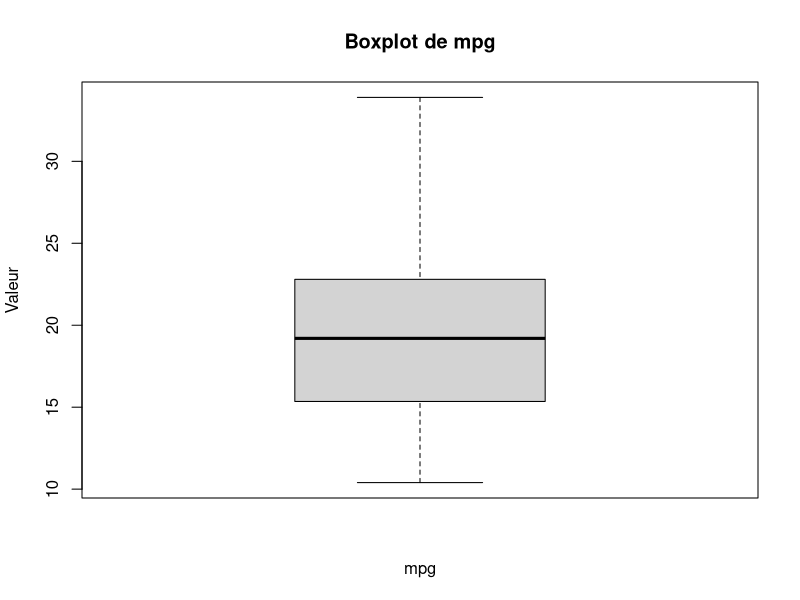
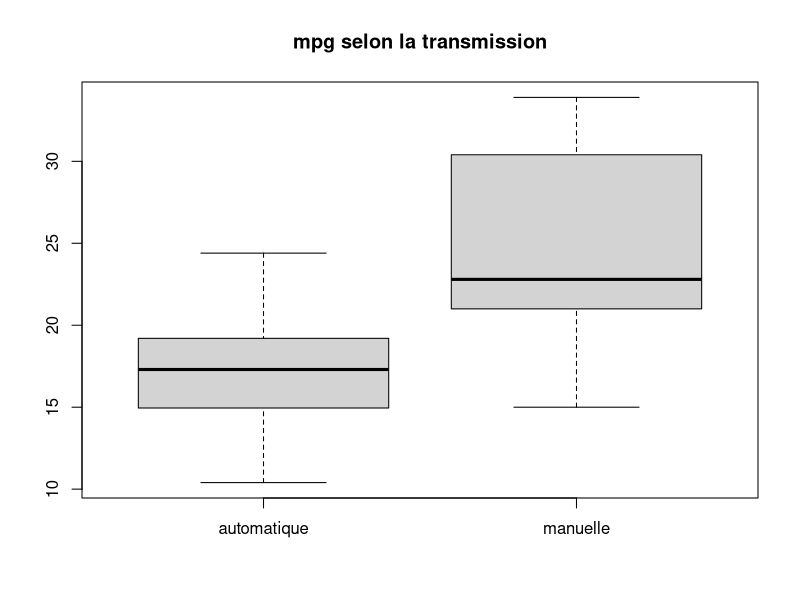
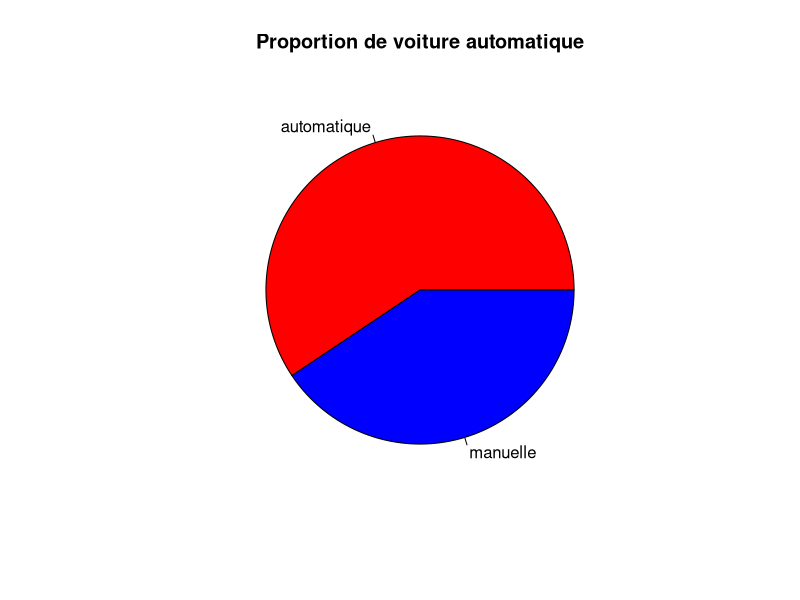
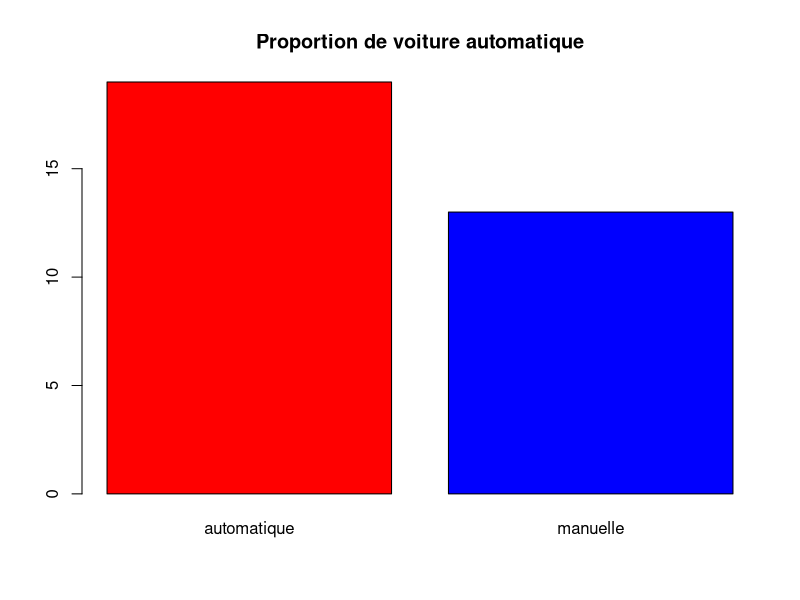
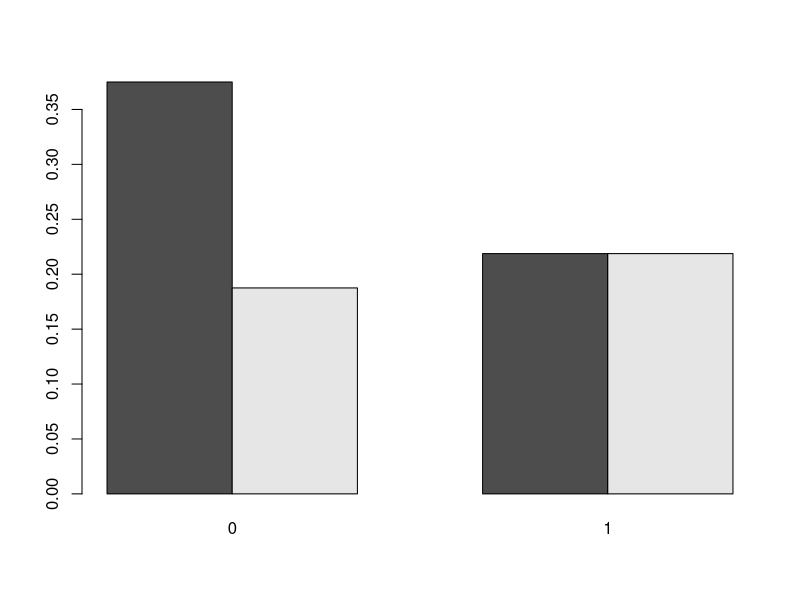
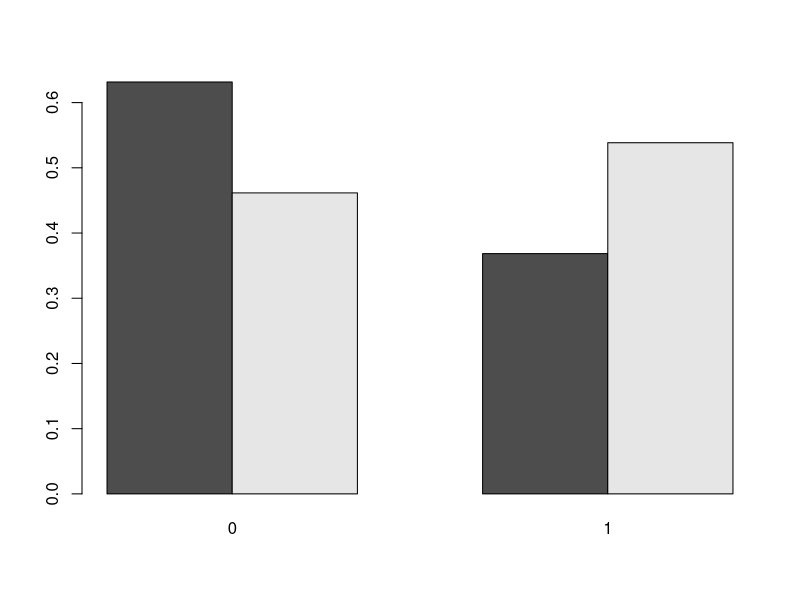
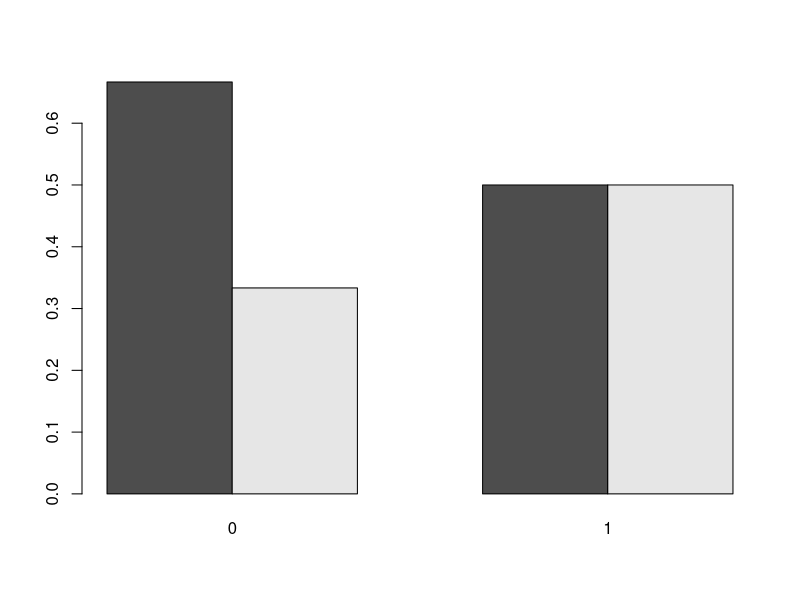
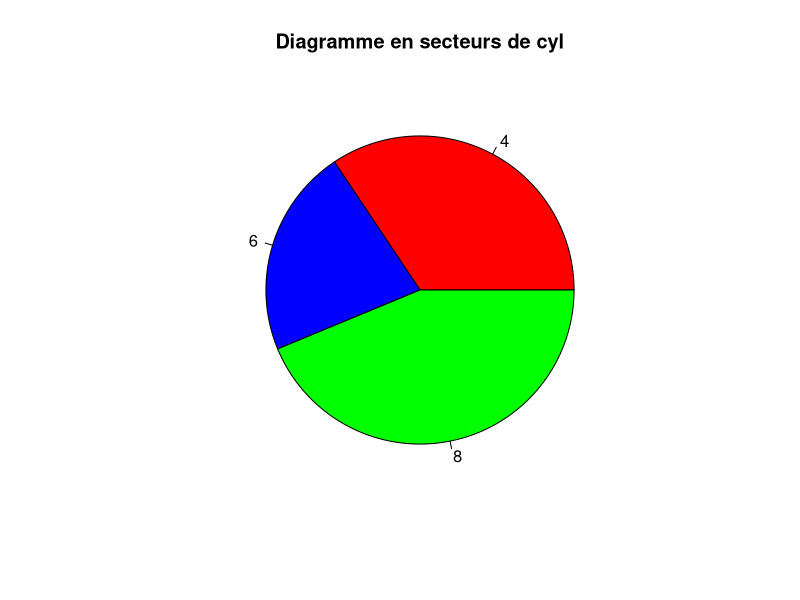

Recreate these plots in R, in order.
##
## @Author: ThearchyHelios
## @Date: 2023-01-30 09:50:13
## @LastEditTime: 2023-01-30 10:20:58
## @LastEditors: ThearchyHelios
## @Description:
## @FilePath: /STA401/TP/TP/TP2.r
##

# Exercice 1
mtcars
names(mtcars)
mtcars$cyl
table(mtcars$cyl)
table(mtcars$am)
table(mtcars$mpg)
summary(mtcars)
summary(mtcars$mpg)
# Show the max value of mpg
max(mtcars$disp)
length(mtcars$am == 0)

# Exercice 2
mpg <- mtcars$mpg
disp <- mtcars$disp
cyl <- mtcars$cyl
am <- mtcars$am
boxplot(mpg, main = "Boxplot de mpg", xlab = "mpg", ylab = "Valeur")
mpga <- mtcars[am == 0, "mpg"]
mpga <- mtcars$mpg[am == 0]
mpgm <- mtcars[am == 1, "mpg"]
mpgm <- mtcars$mpg[am == 1]
boxplot(mpga, mpgm, names = c("automatique", "manuelle"), main = "mpg selon la transmission")

# Exercice 3
prop.table(table(mtcars$am)) # proportion de voiture automatique = table(mtcars$am) / length(mtcars$am)
pie(table(mtcars$am), main = "Proportion de voiture automatique", col = c("red", "blue"), labels = c("automatique", "manuelle"))
barplot(table(mtcars$am), main = "Proportion de voiture automatique", col = c("red", "blue"), names.arg = c("automatique", "manuelle"))
par(mfrow = c(1, 1))
vs <- mtcars$vs
prop.table(table(am, vs))
barplot(prop.table(table(am, vs)), beside = T)

prop.table(table(am, vs), 1)
barplot(prop.table(table(am, vs), 1), beside = T)
prop.table(table(am, vs), 2)
barplot(prop.table(table(am, vs), 2), beside = T)
# Y a t-il un lien entre vs et am (justifier)
# Oui, car la proportion de voiture automatique est plus élevée pour les voiture avec moteur à 8 cylindres

# Exercice 5
cyl <- mtcars$cyl
table(cyl)
pie(table(cyl), main = "Diagramme en secteurs de cyl", col = c("red", "blue", "green"))
barplot(table(cyl), main = "Diagramme en barres de cyl", col = c("red", "blue", "green"))
# La somme des hauteurs représente la taille de cyl = 32

disp <- mtcars$disp
hist(disp, main = "Histogramme de disp", xlab = "disp", ylab = "Valeur", freq = F)
curve(dnorm(x, mean = mean(disp), sd = sd(disp)), add = T, col = "red")

mpg <- mtcars$mpg
hist(mpg, main = "Histogramme de mpg", xlab = "mpg", ylab = "Valeur", freq = F)
curve(dnorm(x, mean = mean(mpg), sd = sd(mpg)), add = T, col = "red")

# Exercice 6
cumfreqcyl <- cumsum(table(cyl))
plot(cumfreqcyl, type = "s", main = "Fonction de répartition empirique de cyl", xlab = "cyl", ylab = "Valeur")
plot(ecdf(cyl), main = "Fonction de répartition empirique de cyl", xlab = "cyl", ylab = "Valeur")

plot(ecdf(mpg), main = "Fonction de répartition empirique de mpg", xlab = "mpg", ylab = "Valeur")